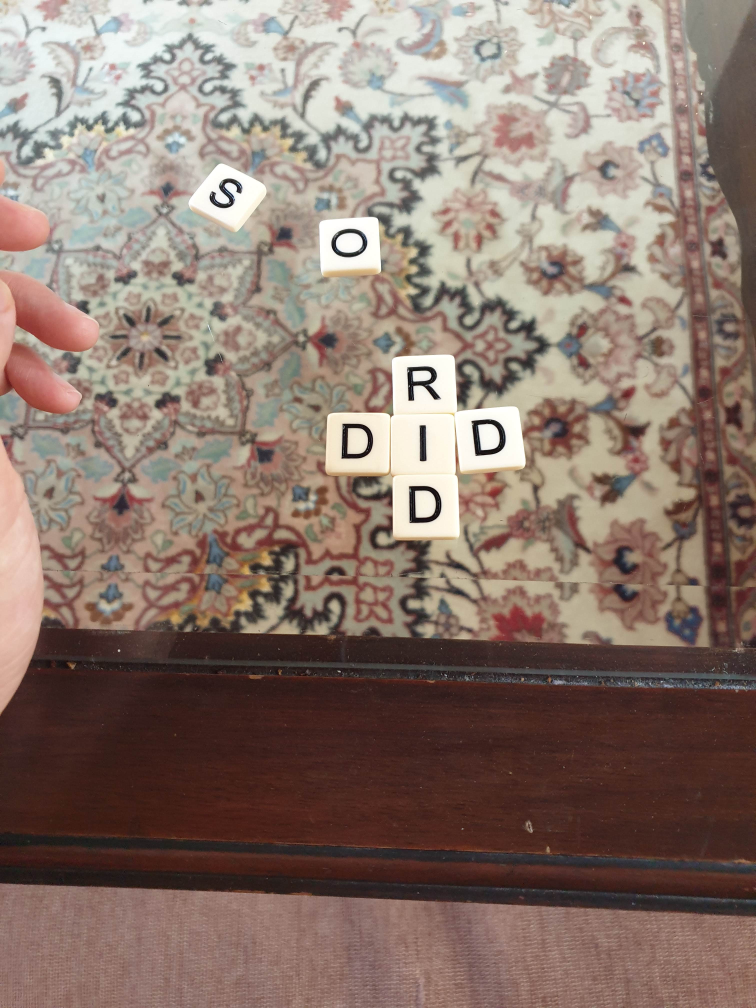
#> input picture imgs/2.jpg, 3024 x 4032 px, found by its file name (shown at 1/4 size)
$ python canny_shape_detect.py
#> lines starting #> are read from the running program, lines starting #| are printed output that depends on the picture; after the words box and inside, x2 and y2 are one past the last pixel; in counts of white or black regions, pixels touching at a corner belong together
import cv2
import numpy as np

img = cv2.imread(r"C:\Users\Stefa\Desktop\Bananagram Solver\bananagrams-cv\imgs/2.jpg", cv2.IMREAD_COLOR)
#> img is the input picture: shape (4032, 3024, 3); mean B, G, R 110.4, 120.3, 139.2

cv2.namedWindow('image', cv2.WINDOW_NORMAL)
# namedWindow('image2', WINDOW_NORMAL)
# resizeWindow("image", 600,600)
gray = cv2.cvtColor(img, cv2.COLOR_BGR2GRAY)
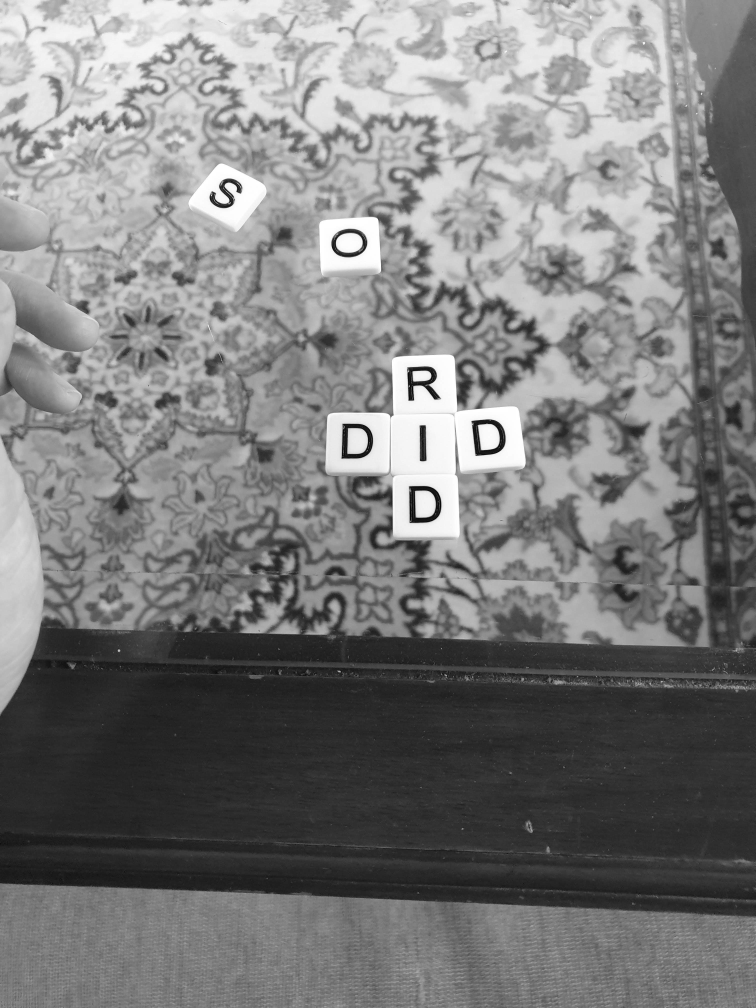
#> gray: shape (4032, 3024) (shown at 1/4 size); min 0, max 255, mean 124.8
ret, gray = cv2.threshold(gray,230,255, cv2.THRESH_BINARY)
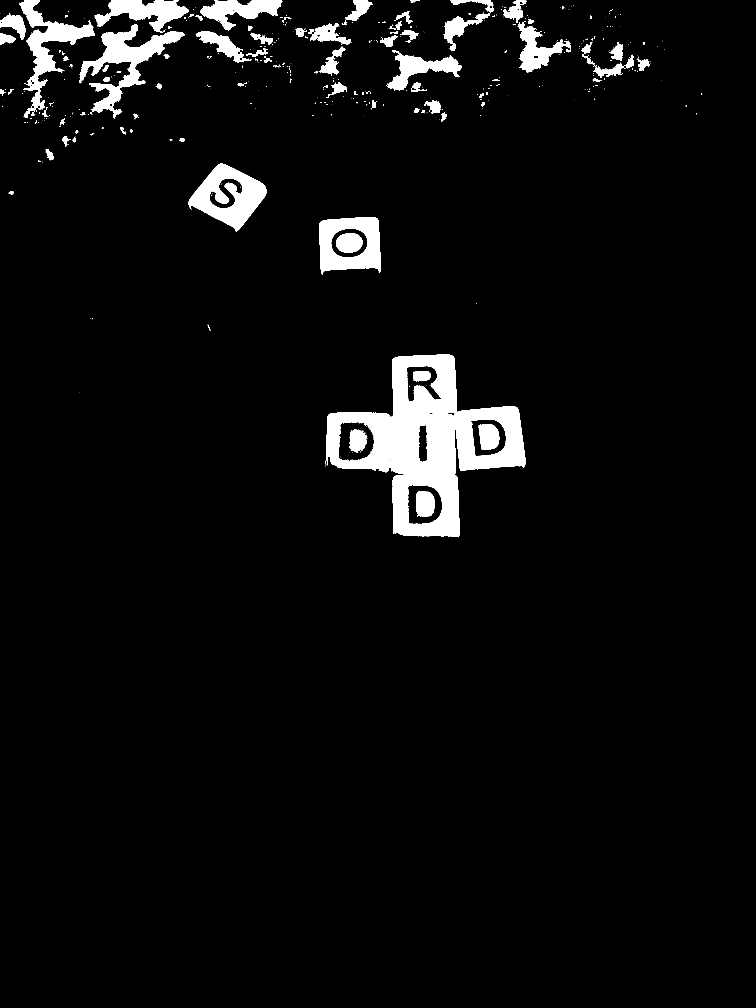
#> gray: shape (4032, 3024) (shown at 1/4 size); 4.6% white; 609 white regions (469 under 20 px), largest, box (x1, y1, x2, y2) and area: (1563, 1419, 2102, 2149) 193449, (754, 654, 1066, 926) 41368, (317, 98, 739, 472) 41030
edges1 = cv2.Canny(gray,80,230)
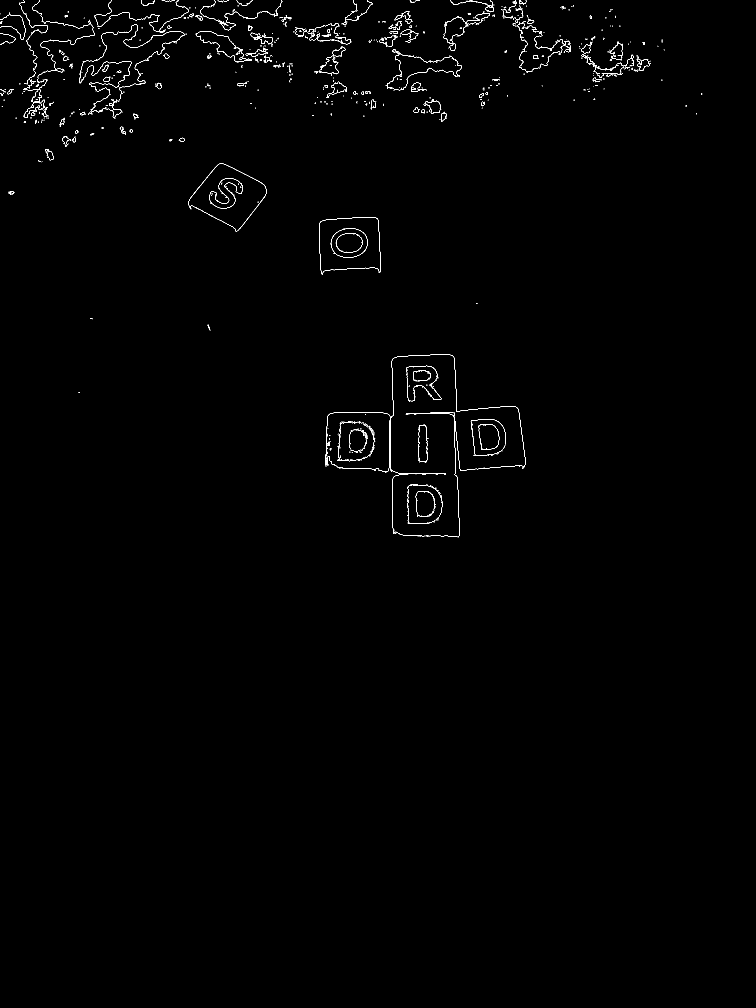
#> edges1: shape (4032, 3024) (shown at 1/4 size); 0.32% white in thin lines or dots, all inside (x1, y1, x2, y2) = (0, 0, 2809, 2149)

# imshow("image", thresh1)
# imshow("image2", edges)
cv2.imwrite("canny.png", edges1)

def get_contour(img):
    grey = cv2.cvtColor(img, cv2.COLOR_BGR2GRAY)
    blur = cv2.GaussianBlur(grey, (7, 7), 0)
    edges = cv2.Canny(blur, 50, 100, apertureSize=3)
    kernel = np.ones((5, 5), np.uint8)
    dilation = cv2.dilate(edges, kernel, iterations=2)
    contours, hierarchy = cv2.findContours(
        dilation,
        cv2.RETR_TREE,
        cv2.CHAIN_APPROX_SIMPLE)
    print(type(contours))
    max_cnt = max(contours, key=cv2.contourArea)
    # cnt = contours[0]
    # print(type(cnt))
    contour_img = img.copy()
    contour_img = np.zeros(img.shape)
    # print(len(cnt))
    cv2.drawContours(contour_img, [max_cnt], 0, (0, 255, 0))
    # for i in range(len(contours)):
    #     cv2.drawContours(contour_img, contours, i, (0, 255, 0))
    return contour_img, None

# cnt_img, cnt = get_contour(img)
#> (the run stopped early here; a loop or call above may not have finished)

$ run again, with imgs/1.jpg copied over imgs/2.jpg
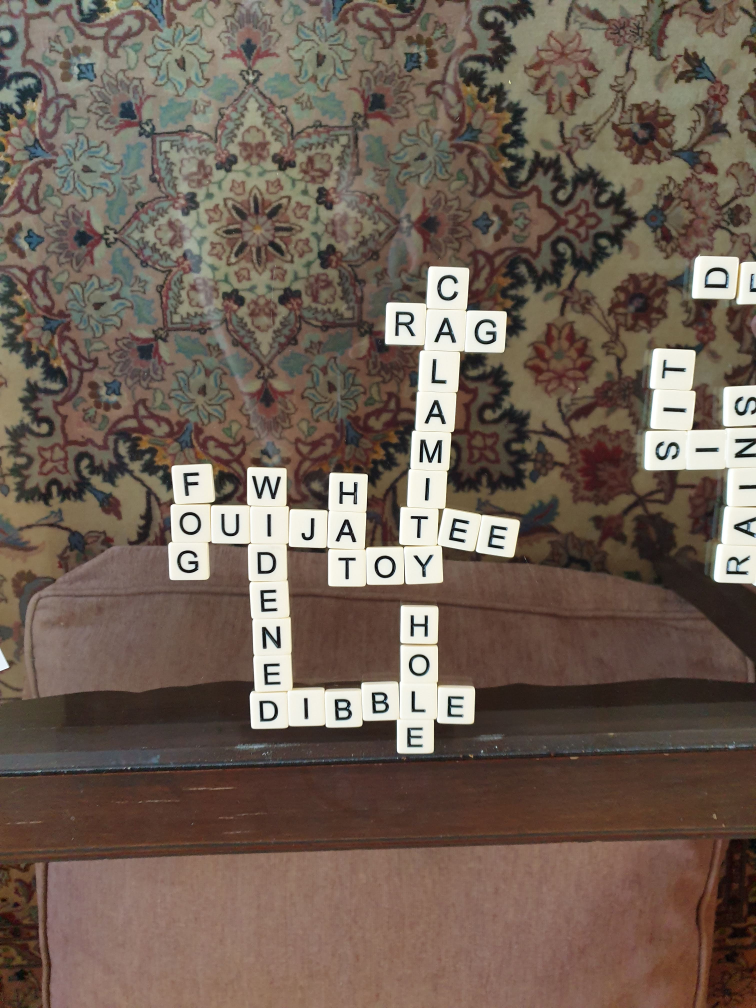
#> input picture imgs/1.jpg, 3024 x 4032 px, found by its file name (shown at 1/4 size)
#> img is the input picture: shape (4032, 3024, 3); mean B, G, R 84.9, 96.4, 111.9
#> `ret, gray = cv2.threshold(gray,230,255, cv2.THRESH_BINARY)`:
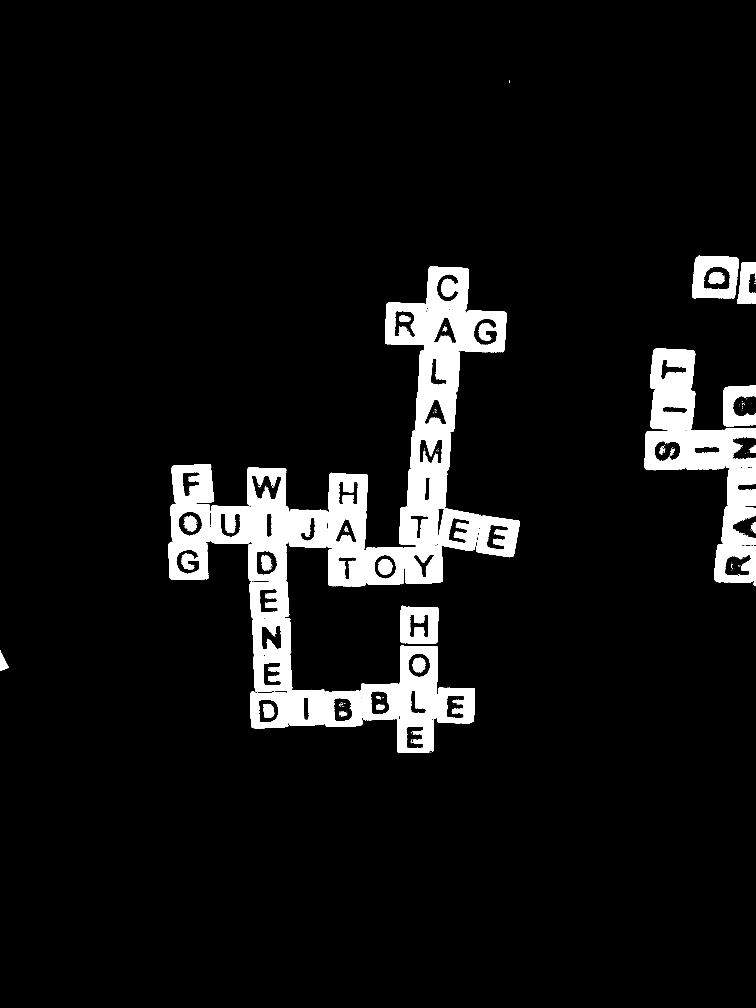
#> gray: shape (4032, 3024) (shown at 1/4 size); 7.1% white; 547 white regions (495 under 20 px), largest, box (x1, y1, x2, y2) and area: (998, 2323, 1300, 2903) 69665, (1446, 2580, 1752, 3011) 63965, (2579, 1712, 3024, 1881) 52670
#> `edges1 = cv2.Canny(gray,80,230)`:
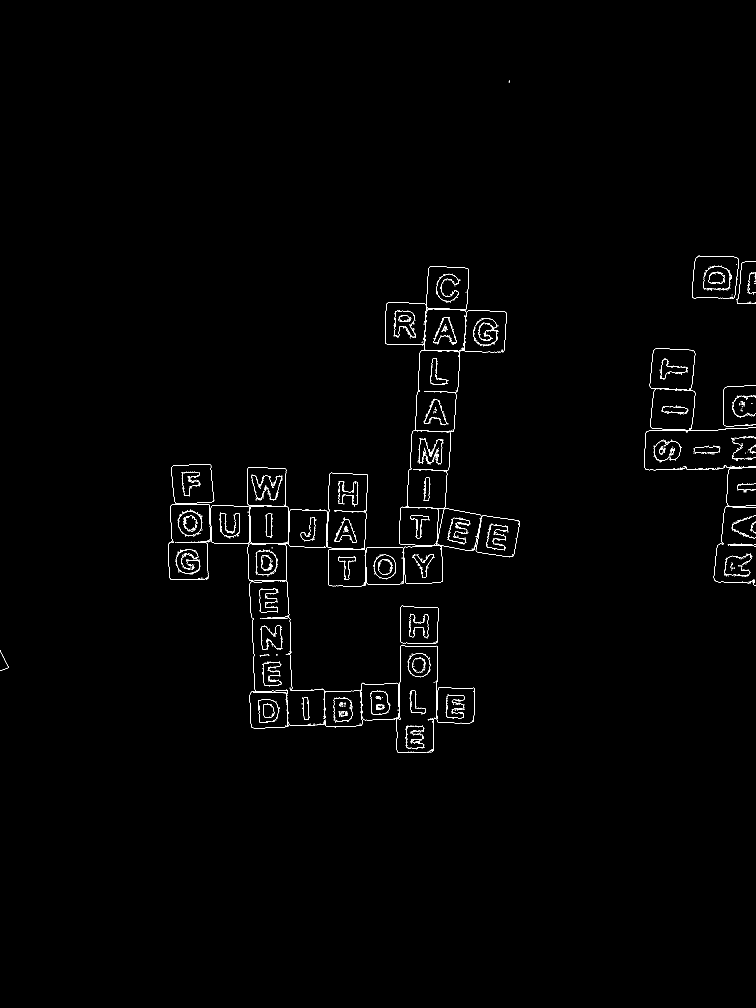
#> edges1: shape (4032, 3024) (shown at 1/4 size); 0.44% white in thin lines or dots, all inside (x1, y1, x2, y2) = (0, 322, 3024, 3012)
